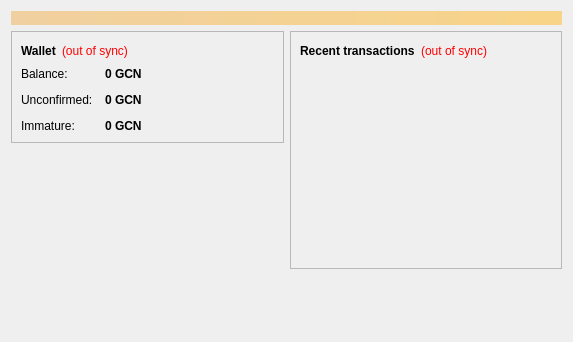
<?xml version="1.0" encoding="UTF-8"?>
<ui version="4.0">
 <class>OverviewPage</class>
 <widget class="QWidget" name="OverviewPage">
  <property name="geometry">
   <rect>
    <x>0</x>
    <y>0</y>
    <width>573</width>
    <height>342</height>
   </rect>
  </property>
  <property name="windowTitle">
   <string>Form</string>
  </property>
  <layout class="QVBoxLayout" name="topLayout">
   <item>
    <widget class="QLabel" name="labelAlerts">
     <property name="visible">
      <bool>false</bool>
     </property>
     <property name="styleSheet">
      <string notr="true">background-color: qlineargradient(x1: 0, y1: 0, x2: 1, y2: 0, stop:0 #F0D0A0, stop:1 #F8D488); color:#000000;</string>
     </property>
     <property name="wordWrap">
      <bool>true</bool>
     </property>
     <property name="margin">
      <number>3</number>
     </property>
    </widget>
   </item>
   <item>
    <layout class="QHBoxLayout" name="horizontalLayout" stretch="1,1">
     <item>
      <layout class="QVBoxLayout" name="verticalLayout_2">
       <item>
        <widget class="QFrame" name="frame">
         <property name="frameShape">
          <enum>QFrame::StyledPanel</enum>
         </property>
         <property name="frameShadow">
          <enum>QFrame::Raised</enum>
         </property>
         <layout class="QVBoxLayout" name="verticalLayout_4">
          <item>
           <layout class="QHBoxLayout" name="horizontalLayout_4">
            <item>
             <widget class="QLabel" name="label_5">
              <property name="font">
               <font>
                <weight>75</weight>
                <bold>true</bold>
               </font>
              </property>
              <property name="text">
               <string>Wallet</string>
              </property>
             </widget>
            </item>
            <item>
             <widget class="QLabel" name="labelWalletStatus">
              <property name="toolTip">
               <string>The displayed information may be out of date. Your wallet automatically synchronizes with the GCoin network after a connection is established, but this process has not completed yet.</string>
              </property>
              <property name="styleSheet">
               <string notr="true">QLabel { color: red; }</string>
              </property>
              <property name="text">
               <string notr="true">(out of sync)</string>
              </property>
              <property name="alignment">
               <set>Qt::AlignLeading|Qt::AlignLeft|Qt::AlignVCenter</set>
              </property>
             </widget>
            </item>
            <item>
             <spacer name="horizontalSpacer_2">
              <property name="orientation">
               <enum>Qt::Horizontal</enum>
              </property>
              <property name="sizeHint" stdset="0">
               <size>
                <width>40</width>
                <height>20</height>
               </size>
              </property>
             </spacer>
            </item>
           </layout>
          </item>
          <item>
           <layout class="QFormLayout" name="formLayout_2">
            <property name="fieldGrowthPolicy">
             <enum>QFormLayout::AllNonFixedFieldsGrow</enum>
            </property>
            <property name="horizontalSpacing">
             <number>12</number>
            </property>
            <property name="verticalSpacing">
             <number>12</number>
            </property>
            <item row="0" column="0">
             <widget class="QLabel" name="label">
              <property name="text">
               <string>Balance:</string>
              </property>
             </widget>
            </item>
            <item row="0" column="1">
             <widget class="QLabel" name="labelBalance">
              <property name="font">
               <font>
                <weight>75</weight>
                <bold>true</bold>
               </font>
              </property>
              <property name="cursor">
               <cursorShape>IBeamCursor</cursorShape>
              </property>
              <property name="toolTip">
               <string>Your current balance</string>
              </property>
              <property name="text">
               <string notr="true">0 GCN</string>
              </property>
              <property name="textInteractionFlags">
               <set>Qt::LinksAccessibleByMouse|Qt::TextSelectableByKeyboard|Qt::TextSelectableByMouse</set>
              </property>
             </widget>
            </item>
            <item row="1" column="0">
             <widget class="QLabel" name="label_3">
              <property name="text">
               <string>Unconfirmed:</string>
              </property>
             </widget>
            </item>
            <item row="1" column="1">
             <widget class="QLabel" name="labelUnconfirmed">
              <property name="font">
               <font>
                <weight>75</weight>
                <bold>true</bold>
               </font>
              </property>
              <property name="cursor">
               <cursorShape>IBeamCursor</cursorShape>
              </property>
              <property name="toolTip">
               <string>Total of transactions that have yet to be confirmed, and do not yet count toward the current balance</string>
              </property>
              <property name="text">
               <string notr="true">0 GCN</string>
              </property>
              <property name="textInteractionFlags">
               <set>Qt::LinksAccessibleByMouse|Qt::TextSelectableByKeyboard|Qt::TextSelectableByMouse</set>
              </property>
             </widget>
            </item>
            <item row="2" column="0">
             <widget class="QLabel" name="labelImmatureText">
              <property name="text">
               <string>Immature:</string>
              </property>
             </widget>
            </item>
            <item row="2" column="1">
             <widget class="QLabel" name="labelImmature">
              <property name="font">
               <font>
                <weight>75</weight>
                <bold>true</bold>
               </font>
              </property>
              <property name="toolTip">
               <string>Mined balance that has not yet matured</string>
              </property>
              <property name="text">
               <string notr="true">0 GCN</string>
              </property>
              <property name="textInteractionFlags">
               <set>Qt::LinksAccessibleByMouse|Qt::TextSelectableByKeyboard|Qt::TextSelectableByMouse</set>
              </property>
             </widget>
            </item>
           </layout>
          </item>
         </layout>
        </widget>
       </item>
       <item>
        <spacer name="verticalSpacer">
         <property name="orientation">
          <enum>Qt::Vertical</enum>
         </property>
         <property name="sizeHint" stdset="0">
          <size>
           <width>20</width>
           <height>40</height>
          </size>
         </property>
        </spacer>
       </item>
        <item>
         <widget class="QLabel" name="label_wallet_bgcoin">
          <property name="text">
           <string/>
          </property>
          <property name="pixmap">
           <pixmap resource="../bitcoin.qrc">:/images/wallet_bgcoin</pixmap>
          </property>
          <property name="scaledContents">
           <bool>false</bool>
          </property>
          <property name="alignment">
           <set>Qt::AlignCenter</set>
          </property>
          <property name="margin">
           <number>-2</number>
          </property>
         </widget>
        </item>
        <item>
         <widget class="QLabel" name="label_6">
          <property name="text">
           <string/>
          </property>
         </widget>
        </item>
      </layout>
     </item>
     <item>
      <layout class="QVBoxLayout" name="verticalLayout_3">
       <item>
        <widget class="QFrame" name="frame_2">
         <property name="frameShape">
          <enum>QFrame::StyledPanel</enum>
         </property>
         <property name="frameShadow">
          <enum>QFrame::Raised</enum>
         </property>
         <layout class="QVBoxLayout" name="verticalLayout">
          <item>
           <layout class="QHBoxLayout" name="horizontalLayout_2">
            <item>
             <widget class="QLabel" name="label_4">
              <property name="text">
               <string>&lt;b&gt;Recent transactions&lt;/b&gt;</string>
              </property>
             </widget>
            </item>
            <item>
             <widget class="QLabel" name="labelTransactionsStatus">
              <property name="toolTip">
               <string>The displayed information may be out of date. Your wallet automatically synchronizes with the GCoin network after a connection is established, but this process has not completed yet.</string>
              </property>
              <property name="styleSheet">
               <string notr="true">QLabel { color: red; }</string>
              </property>
              <property name="text">
               <string notr="true">(out of sync)</string>
              </property>
              <property name="alignment">
               <set>Qt::AlignRight|Qt::AlignTrailing|Qt::AlignVCenter</set>
              </property>
             </widget>
            </item>
            <item>
             <spacer name="horizontalSpacer">
              <property name="orientation">
               <enum>Qt::Horizontal</enum>
              </property>
              <property name="sizeHint" stdset="0">
               <size>
                <width>40</width>
                <height>20</height>
               </size>
              </property>
             </spacer>
            </item>
           </layout>
          </item>
          <item>
           <widget class="QListView" name="listTransactions">
            <property name="styleSheet">
             <string notr="true">QListView { background: transparent; }</string>
            </property>
            <property name="frameShape">
             <enum>QFrame::NoFrame</enum>
            </property>
            <property name="verticalScrollBarPolicy">
             <enum>Qt::ScrollBarAlwaysOff</enum>
            </property>
            <property name="horizontalScrollBarPolicy">
             <enum>Qt::ScrollBarAlwaysOff</enum>
            </property>
            <property name="selectionMode">
             <enum>QAbstractItemView::NoSelection</enum>
            </property>
           </widget>
          </item>
         </layout>
        </widget>
       </item>
       <item>
        <spacer name="verticalSpacer_2">
         <property name="orientation">
          <enum>Qt::Vertical</enum>
         </property>
         <property name="sizeHint" stdset="0">
          <size>
           <width>20</width>
           <height>40</height>
          </size>
         </property>
        </spacer>
       </item>
      </layout>
     </item>
    </layout>
   </item>
  </layout>
 </widget>
 <resources/>
 <connections/>
</ui>
